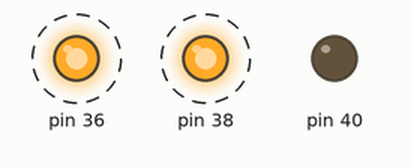
This program was run on a simulated Raspberry Pi (header pin numbers). Parts: output pins drawn as LEDs (lit = HIGH). Dashed ring = blinking. At 20.0 s the program stops and its outputs stay as they are.

Above: at 0.5 s.
Timing chart, 0 to 4.6 s (numbered marks = the images above):
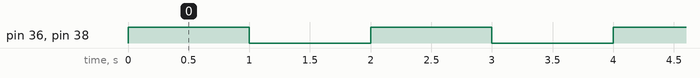

The program:

yellow.py
```python
#!/usr/bin/python


import RPi.GPIO as GPIO
import time


GPIO.setmode(GPIO.BOARD)
GPIO.setup(36, GPIO.OUT) # RED
GPIO.setup(38, GPIO.OUT) # GREEN
GPIO.setup(40, GPIO.OUT) # BLUE

for i in range(10):
    GPIO.output(36,True)
    GPIO.output(38,True)
    time.sleep(1)
    GPIO.output(36,False)
    GPIO.output(38,False)
    time.sleep(1)
GPIO.cleanup()
```

Measured:
- by itself, pin 36, pin 38: alternates HIGH for 1.0 s and LOW for 1.0 s, 20 changes in all, then stays LOW
